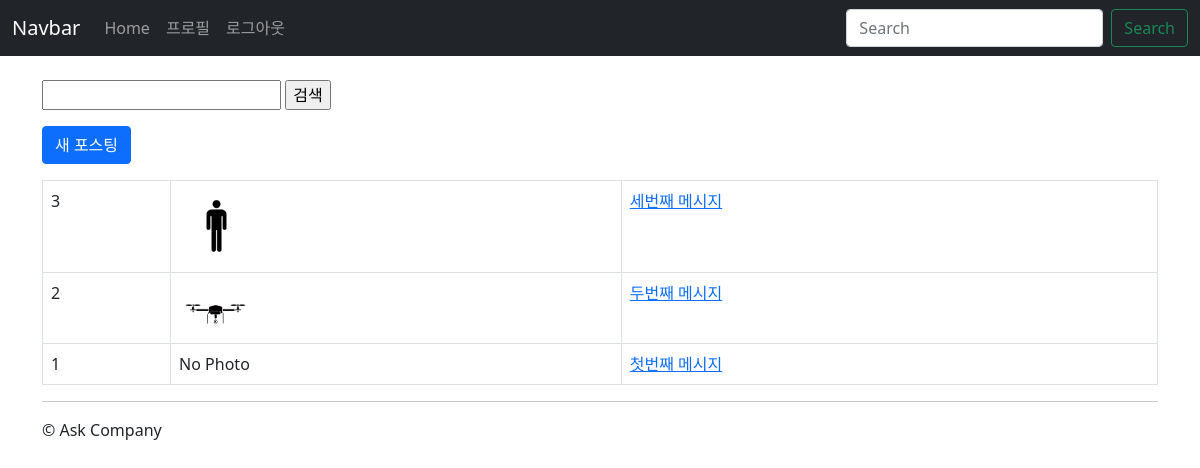
The page /k-instagram/ (signed in) on the database as committed earlier.
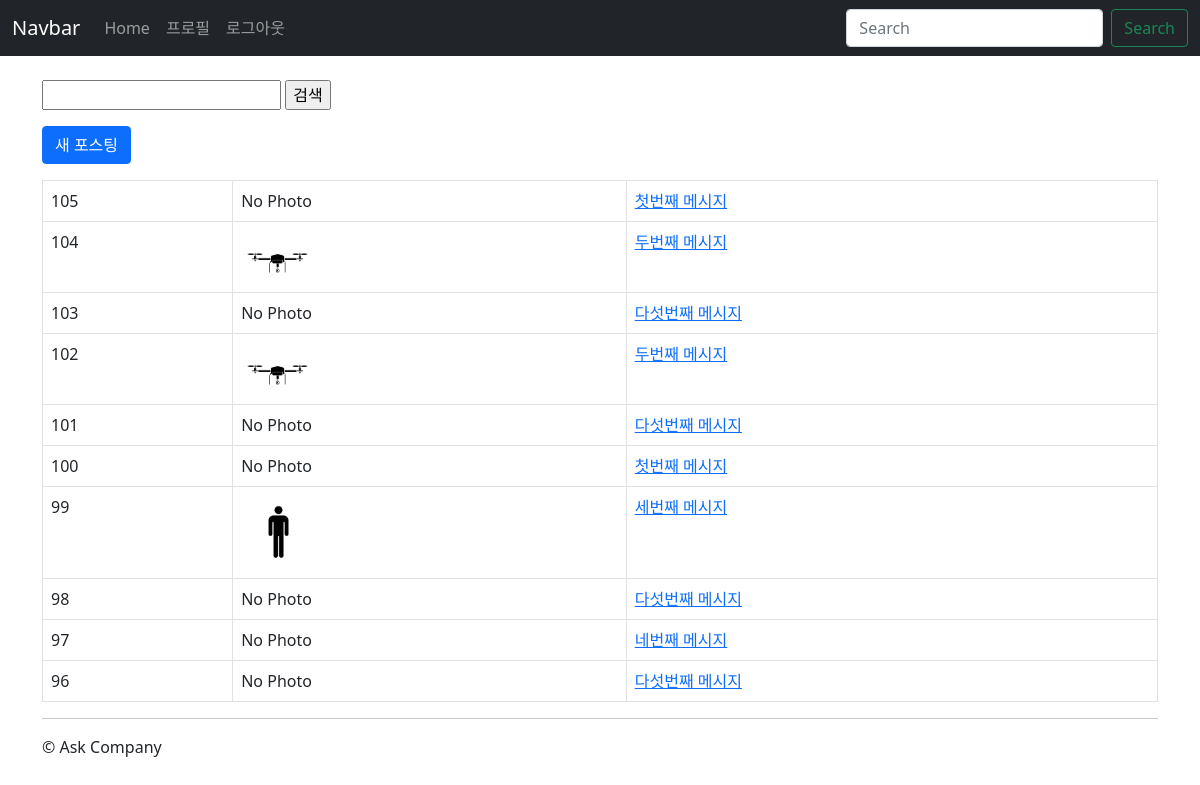
The same page on the database as committed later.
### instagram/models.py (models this page shows, shortened)
class Post(models.Model):
    author = models.ForeignKey(settings.AUTH_USER_MODEL,
        on_delete=models.CASCADE, related_name='+')
    message = models.TextField(
        validators=[MinLengthValidator(10)]
    )
    photo = models.ImageField(blank=True, upload_to='instagram/post/%Y/%m/%d') # media���� �ؿ� upload_to ��ΰ� ������
    tag_set = models.ManyToManyField('Tag', blank=True) # Tag�� ������ ���, Tag�� ���� ���� �׾���(�ۼ� ��ÿ� ���ǵǾ� ���� ����)
    is_public = models.BooleanField(default=False, verbose_name='��������')
    create_at = models.DateTimeField(auto_now_add=True)
    update_at = models.DateTimeField(auto_now=True)
    def get_absolute_url(self):
        return reverse('instagram:post_detail', args=[self.pk])
    class Meta:
        ordering = ['-id']

### instagram/views.py (the view)
class PostListView(LoginRequiredMixin, ListView):
    model = Post
    paginate_by = 10

### instagram/templates/instagram/post_list.html (shortened to what this page needs)
{% extends 'instagram/layout.html' %}
{% load bootstrap4 %}
{% block content %}
    <form action="" method="get">
        <input type="text" name="q" value="{{ q }}"/>
        <input type="submit" value="검색"/>
    </form>
    <a href="{% url 'instagram:post_new' %}" class="btn btn-primary btn-block mt-3 mb-3">
        새 포스팅
    </a>
    <table class="table table-bordered table-hover">
        <tbody>
            {% for post in post_list %}
                <tr>
                    <td>
                        {{ post.pk }}
                    </td>
                    <td>
                        {% if post.photo %}
                            <img src="{{ post.photo.url }}" style="width: 75px;"/>
                        {% else %}
                            No Photo
                        {% endif %}
                    </td>
                    <td>
                        <a href="{{ post.get_absolute_url }}">
                            {{ post.message }}
                        </a>
                    </td>
                </tr>
            {% endfor %}
        </tbody>
    </table>
{% endblock content %}

Rows that differ between the two databases and show on the page:
no longer on this page (row edited): Post: pk "3", photo (picture), message "세번째 메시지"
no longer on this page (row edited): Post: pk "2", photo (picture), message "두번째 메시지"
no longer on this page (row edited): Post: pk "1", photo "No Photo", message "첫번째 메시지"
added Post: pk "105", photo "No Photo", message "첫번째 메시지"
added Post: pk "104", photo (picture), message "두번째 메시지"
added Post: pk "103", photo "No Photo", message "다섯번째 메시지"
added Post: pk "102", photo (picture), message "두번째 메시지"
added Post: pk "101", photo "No Photo", message "다섯번째 메시지"
added Post: pk "100", photo "No Photo", message "첫번째 메시지"
added Post: pk "99", photo (picture), message "세번째 메시지"
added Post: pk "98", photo "No Photo", message "다섯번째 메시지"
added Post: pk "97", photo "No Photo", message "네번째 메시지"
added Post: pk "96", photo "No Photo", message "다섯번째 메시지"
